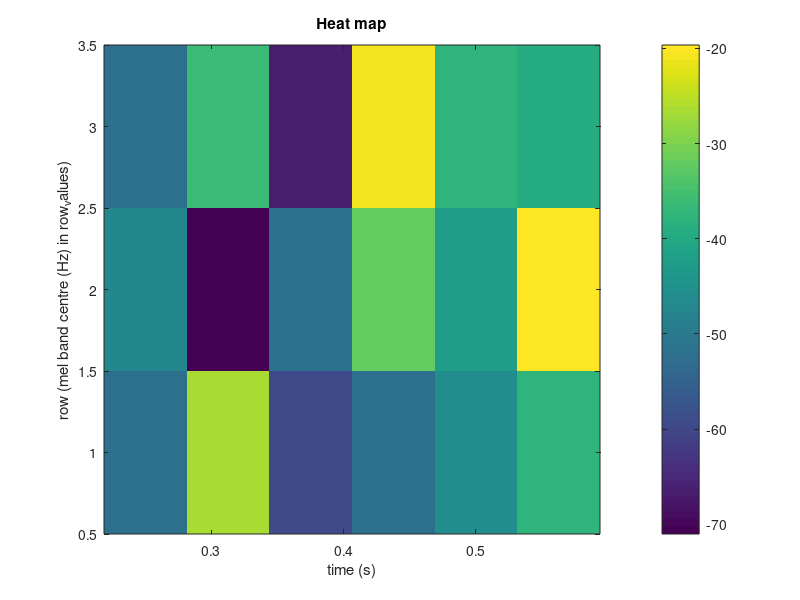

The MATLAB source for this figure:
% Heat map: 3 rows, 6 columns
times = [0.25 0.3125 0.375 0.4375 0.5 0.5625];
row_values = [180.5 1250 6400.25];
values = [-52.1329689 -26.2411404 -59.6761589 -52.2240028 -46.0611916 -37.5521011; -47.4361801 -71.0281296 -51.8651772 -32.0740089 -42.3952637 -19.6350174; -51.7786484 -36.1712189 -66.7212524 -20.7539368 -38.0600395 -39.2247505];
imagesc(times, 1:numel(row_values), values);
axis xy;
colorbar;
xlabel('time (s)');
ylabel('row (mel band centre (Hz) in row_values)');
title('Heat map');
